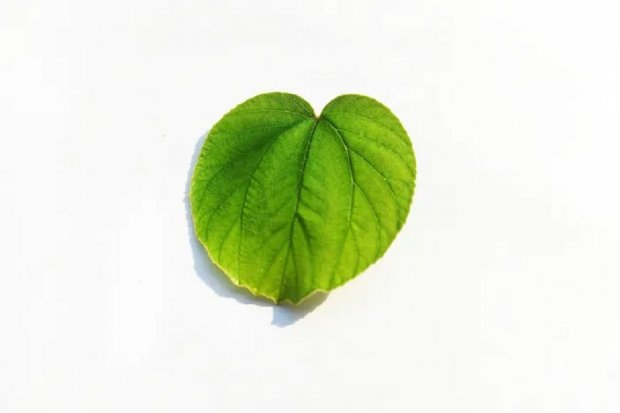
#> input picture img/image_temp.jpeg, 620 x 413 px
$ python -i detector2.py   (imports and definitions only)   (older library calls are emulated)
#> lines starting #> are read from the running program, lines starting #| are printed output that depends on the picture; after the words box and inside, x2 and y2 are one past the last pixel; in counts of white or black regions, pixels touching at a corner belong together
#> further down, picture is the input picture: shape (413, 620, 3); mean B, G, R 214.3, 235.5, 227.9
import os
import json
import shutil
import cv2
import numpy as np
import pandas as pd
import matplotlib.pyplot as plt
import mahotas as mt
from skimage.feature import greycomatrix, greycoprops
from skimage.measure.entropy import shannon_entropy
import math
from scipy import stats
from sklearn.preprocessing import StandardScaler
import pickle
from sklearn.model_selection import train_test_split
from fastapi.responses import JSONResponse
from fastapi.encoders import jsonable_encoder
from fastapi import Response

# [36 lines left out: functions init_mask, preprocess_background, not called in this run]


def feature_extract(image):

    #Membuat perulangan untuk kolom feature glcm
    glcm_feature = ['correlation', 'homogeneity','dissimilarity','contrast','ASM','energy']
    ent = ['entropy']
    angle = ['0','45','90','135']

    # Membuat variabel kolom untuk dataset
    names = ['physiological_length','physiological_width','aspect_ratio','rectangularity',\
             'eccentricity',\
             'hue','saturation','value',\
            ]

    #Pemanggilan perulangan kolom glcm
    for i in glcm_feature:
        for j in angle:
            names.append(i + ' ' + j)

    for i in ent:
        for j in angle:
            names.append(i + ' ' + j)

    # Membuat dataframe berdasarkan nama kolom yang dibuat
    df = pd.DataFrame([], columns=names)

    #Preprocessing
    img = cv2.cvtColor(image, cv2.COLOR_BGR2RGB)
    grayscale = cv2.cvtColor(img, cv2.COLOR_BGR2GRAY)

    blur = cv2.GaussianBlur(grayscale, (25,25),0)
    ret, img1 = cv2.threshold(grayscale,0,255,cv2.THRESH_BINARY_INV+cv2.THRESH_OTSU)
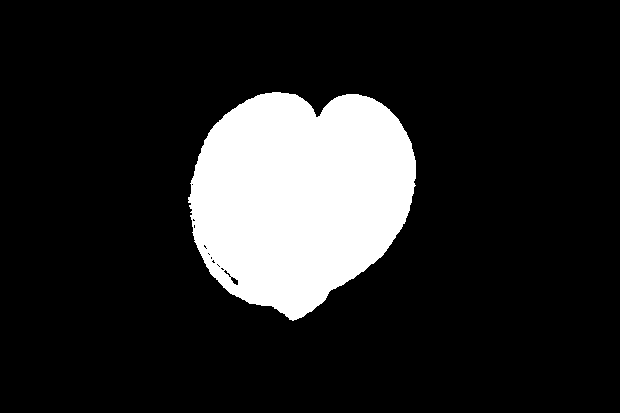
#> img1: shape (413, 620); 15.1% white; 1 white region, box (x1, y1, x2, y2) and area: (188, 92, 416, 321) 38696
#> ret = 179

    kernel = np.ones((50,50),np.uint8)
    closing = cv2.morphologyEx(img1, cv2.MORPH_CLOSE, kernel)
#> closing: shape (413, 620); 15.3% white; 1 white region

    b, g, r=cv2.split(img)
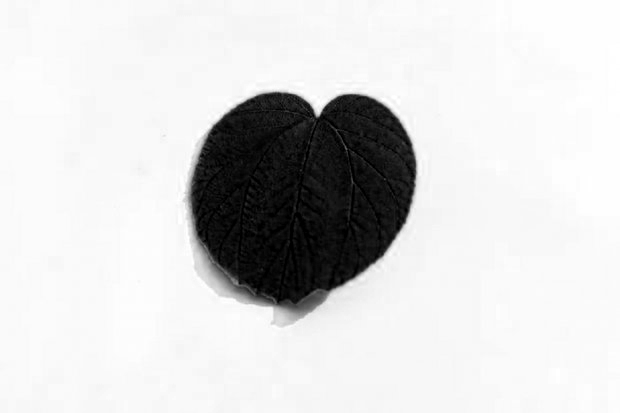
#> r: shape (413, 620); min 0, max 255, mean 214.3
    rgba = [b,g,r,img1]
    dst = cv2.merge(rgba, 4)

    contours, hierarchy = cv2.findContours(img1, cv2.RETR_TREE,cv2.CHAIN_APPROX_SIMPLE)
#> contours = 16 contours, 13 with area under 20; largest, box (x1, y1, x2, y2) and area: (188, 92, 416, 321) 38434, (230, 276, 239, 286) 44, (223, 269, 232, 278) 22
    select = max(contours, key=cv2.contourArea)
#> select = contour of 366 points, box (x1, y1, x2, y2) (188, 92, 416, 321), area 38434
    x,y,w,h = cv2.boundingRect(select)
#> x = 188; y = 92; w = 228; h = 229

    png = dst[y:y+h,x:x+w]
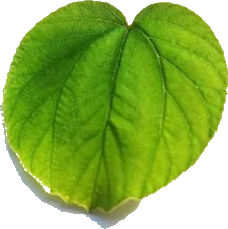
#> png: shape (229, 228, 4); mean R, G, B, A 140.6, 177.9, 77.4, 189; transparent parts drawn white
    gray = cv2.cvtColor(png, cv2.COLOR_BGR2GRAY)
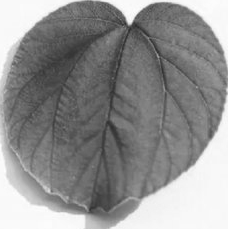
#> gray: shape (229, 228); min 44, max 254, mean 143.6

    #shape
    area = cv2.contourArea(select)
#> area = 38434.5
    aspect_ratio = float(w)/h
#> aspect_ratio = 0.996
    rectangularity = w*h/area
#> rectangularity = 1.36

    #shape eccentricity
    dimension = png.shape
#> dimension = (229, 228, 4)
    height = png.shape[0]
#> height = 229
    width = png.shape[1]
#> width = 228
    mayor = max(height,width)
#> mayor = 229
    minor = min(height,width)
#> minor = 228
    eccentricity = math.sqrt(1-((minor*minor)/(mayor*mayor)))
#> eccentricity = 0.0934

    #hsv color
    hsv = cv2.cvtColor(png, cv2.COLOR_BGR2HSV)
#> hsv: shape (229, 228, 3); mean H, S, V 74.1, 165.9, 178.3
    height=png.shape[0]
    width=png.shape[1]
    H=hsv[:,:,0]
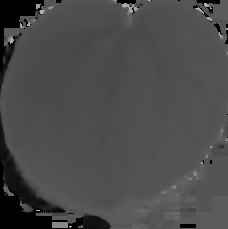
#> H: shape (229, 228); min 0, max 176, mean 74.1
    S=hsv[:,:,1]
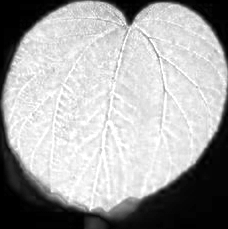
#> S: shape (229, 228); min 0, max 255, mean 165.9
    V=hsv[:,:,2]
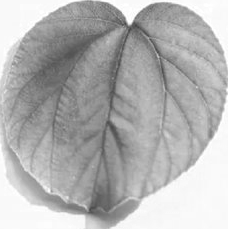
#> V: shape (229, 228); min 69, max 255, mean 178.3

    hue = np.reshape(H,(1,height*width))
    mode_h = stats.mode(hue[0])
#> mode_h = (81, 4331)
    if int(mode_h[0])==0:
        mode_hue = np.mean(H)
    else:
        mode_hue = int(mode_h[0])
#> mode_hue = 81

    mean_s = np.mean(S)
#> mean_s = 165.9
    mean_v = np.mean(V)
#> mean_v = 178.3

    #glcm
    distance = [5]
    angles = [0,np.pi/4,np.pi/2,3*np.pi/4]
    levels = 256
    symetric = True
    normed = True

    glcm = greycomatrix(gray, distance, angles, levels, symetric, normed)

    #glcm entropy
    dem = []
    for a in angles :
        dem.append(greycomatrix(gray, distances=[5],
                                    angles=[a], levels = 256, symmetric=True,
                                    normed=True))
#> after the loop, dem = 4 items
    entr = []
    for g in dem:
        entr.append(shannon_entropy(g))
#> this loop made 4 passes
#> after the loop, entr = [1.51, 1.51, 1.48, 1.49]

    # Membuat dataset berdasarkan variabel kolom
    glcm_props = [propery for name in glcm_feature for propery in greycoprops(glcm,name)[0]]
#> glcm_props = [0.926, 0.907, 0.928, 0.926, 0.183, 0.172, 0.193, 0.177, 13.32, 13.76, 12.1, 13.11, 530.3, 652.7, 515, 522.7, 0.00202, 0.00152, 0.00192, 0.00154, 0.045, 0.0389, 0.0438, 0.0392]
    vector = [w,h,aspect_ratio,rectangularity,eccentricity,mode_hue,mean_s,mean_v] + glcm_props + entr
#> vector = 36 values, max 652.7 at index 21, min 0.00152 at index 25, mean 88

    df_temp = pd.DataFrame([vector],columns=names)
#> df_temp = table of 1 rows and 36 columns
#> (the run stopped early here; a loop or call above may not have finished)
